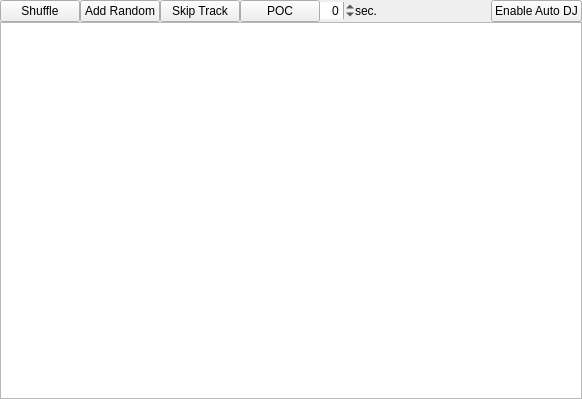
<?xml version="1.0" encoding="UTF-8"?>
<ui version="4.0">
 <class>DlgAutoDJ</class>
 <widget class="QWidget" name="DlgAutoDJ">
  <property name="geometry">
   <rect>
    <x>0</x>
    <y>0</y>
    <width>582</width>
    <height>399</height>
   </rect>
  </property>
  <property name="windowTitle">
   <string>Auto DJ</string>
  </property>
  <layout class="QVBoxLayout" name="verticalLayout">
   <property name="spacing">
    <number>0</number>
   </property>
   <property name="leftMargin">
    <number>0</number>
   </property>
   <property name="topMargin">
    <number>0</number>
   </property>
   <property name="rightMargin">
    <number>0</number>
   </property>
   <property name="bottomMargin">
    <number>0</number>
   </property>
   <item>
    <layout class="QHBoxLayout" name="horizontalLayout">
     <property name="spacing">
      <number>0</number>
     </property>
     <property name="leftMargin">
      <number>0</number>
     </property>
     <property name="topMargin">
      <number>0</number>
     </property>
     <property name="rightMargin">
      <number>0</number>
     </property>
     <property name="bottomMargin">
      <number>0</number>
     </property>
     <item>
      <widget class="QPushButton" name="pushButtonShuffle">
       <property name="toolTip">
        <string>Shuffle the content of the Auto DJ playlist.</string>
       </property>
       <property name="text">
        <string>Shuffle</string>
       </property>
       <property name="checkable">
        <bool>false</bool>
       </property>
      </widget>
     </item>
     <item>
      <widget class="QPushButton" name="pushButtonAddRandom">
       <property name="toolTip">
        <string>Add a random track from track sources (crates) or Library to the Auto DJ playlist.</string>
       </property>
       <property name="text">
        <string>Add Random</string>
       </property>
      </widget>
     </item>
     <item>
      <widget class="QPushButton" name="pushButtonSkipNext">
       <property name="toolTip">
        <string>Skip the next track in the Auto DJ playlist.</string>
       </property>
       <property name="text">
        <string>Skip Track</string>
       </property>
       <property name="checkable">
        <bool>false</bool>
       </property>
      </widget>
     </item>
     <item>
      <widget class="QPushButton" name="pushButtonFadeNow">
       <property name="toolTip">
        <string>Trigger the transition to the next track.</string>
       </property>
       <property name="text">
        <string>POC</string>
       </property>
      </widget>
     </item>
     <item>
      <widget class="QSpinBox" name="spinBoxTransition">
       <property name="sizePolicy">
        <sizepolicy hsizetype="Fixed" vsizetype="Fixed">
         <horstretch>0</horstretch>
         <verstretch>0</verstretch>
        </sizepolicy>
       </property>
       <property name="toolTip">
        <string>Determines the duration of the transition.</string>
       </property>
       <property name="frame">
        <bool>false</bool>
       </property>
       <property name="alignment">
        <set>Qt::AlignRight|Qt::AlignTrailing|Qt::AlignVCenter</set>
       </property>
       <property name="minimum">
        <number>-9</number>
       </property>
      </widget>
     </item>
     <item>
      <widget class="QLabel" name="label_2">
       <property name="toolTip">
        <string comment="&quot;sec.&quot; as in seconds">Seconds</string>
       </property>
       <property name="text">
        <string>sec.</string>
       </property>
      </widget>
     </item>
     <item>
      <spacer name="horizontalSpacer">
       <property name="orientation">
        <enum>Qt::Horizontal</enum>
       </property>
       <property name="sizeHint" stdset="0">
        <size>
         <width>1</width>
         <height>20</height>
        </size>
       </property>
      </spacer>
     </item>
     <item>
      <widget class="QLabel" name="labelSelectionInfo">
       <property name="text">
        <string/>
       </property>
      </widget>
     </item>
     <item>
      <widget class="QPushButton" name="pushButtonAutoDJ">
       <property name="toolTip">
        <string>Turn Auto DJ on or off.</string>
       </property>
       <property name="text">
        <string>Enable Auto DJ</string>
       </property>
       <property name="checkable">
        <bool>true</bool>
       </property>
      </widget>
     </item>
    </layout>
   </item>
   <item>
    <widget class="QTableView" name="m_pTrackTablePlaceholder">
     <property name="showGrid">
      <bool>true</bool>
     </property>
    </widget>
   </item>
  </layout>
 </widget>
 <resources/>
 <connections/>
</ui>
